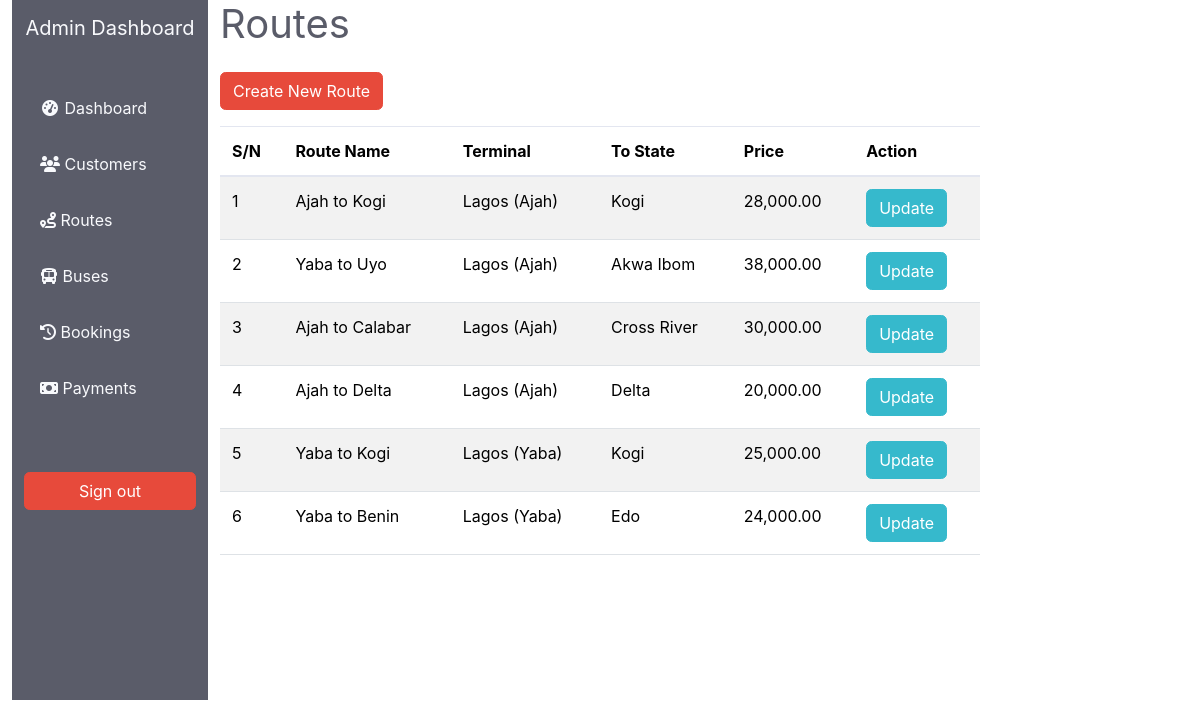
The page /dash_route.php (signed in) on the database its author committed.
### tables this page shows
CREATE TABLE `route` (
  `route_id` int(11) NOT NULL,
  `route_name` varchar(255) NOT NULL,
  `terminal_id` int(11) NOT NULL,
  `to_state_id` int(11) NOT NULL,
  `price` decimal(10,0) NOT NULL,
  `route_busid` int(11) NOT NULL
);

CREATE TABLE `terminal` (
  `terminal_id` int(11) NOT NULL,
  `terminal_name` varchar(255) NOT NULL
);

CREATE TABLE `state` (
  `state_id` int(10) UNSIGNED NOT NULL,
  `state_name` varchar(80) NOT NULL DEFAULT ''
);

### classes/Db.php (called while the page is built, shortened)
<?php
class Db
{
    private $dbname = DBNAME;
    private $dbuser = DBUSER;
    private $dbpass = DBPASS;
    private $dbhost = DBHOST;
    protected function connect(){
        $dsn = "mysql:host=$this->dbhost;dbname=$this->dbname;";
        $option = [PDO::ATTR_ERRMODE => PDO::ERRMODE_EXCEPTION];
        try{
            $this->conn = new PDO($dsn, $this->dbuser, $this->dbpass, $option);
            return $this->conn;
        }catch(PDOException $e){
            return false;
        }
    }
}
?>

### classes/Route.php (called while the page is built, shortened)
<?php
require_once "Db.php";
class Route extends Db{
    private $dbconn;
    public function __construct(){
        $this->dbconn = $this->connect();
    }
    public function get_routebus(){
        $sql = "SELECT * FROM route JOIN terminal on route.terminal_id = terminal.terminal_id JOIN state ON route.to_state_id = state.state_id";
        $stmt = $this->dbconn->prepare($sql);
        $stmt->execute();
        $result = $stmt->fetchAll(PDO::FETCH_ASSOC);
        return $result;
    }
}
?>

### dash_route.php (the view, shortened to what this page needs)
<?php
require_once "classes/Route.php";
$b = new Route;
$bus = $b->get_routebus();
?>
<!DOCTYPE html>
<html lang="en">
<head>
    <link rel="stylesheet" type="text/css" href="bootstrap/css/bootstrap.css">
    <link rel="stylesheet" type="text/css" href="fa/css/all.css">
    <link rel="stylesheet" href="sb-admin-2.css">
    <link rel="stylesheet" href="main.css">
    <link href="DataTables/datatables.min.css" rel="stylesheet">
</head>
<body>
    <div class="container-fluid">
        <div class="row">
       <?php
       include_once "partials/admin-side-bar.php";
       ?>
            <div class="col-md-8 text-dark">
            <h1 class="text-dark">Routes</h1>
                <div class="row">
                    <div class="col-md mt-3 mb-3">
                    <button type="button" class="btn btn-danger" id="croute" data-bs-toggle="modal" data-bs-target="#exampleModal">
                    Create New Route
                    </button>
                    </div>
                </div>
                <div class="row">
                    <div class="col">
                        <table class="table table-striped display" id="myTable">
                            <thead>
                                <tr>
                                    <th>S/N</th>
                                    <th>Route Name</th>
                                    <th>Terminal</th>
                                    <th>To State</th>
                                    <th>Price</th>
                                    <th>Action</th>
                                </tr>
                            </thead>
                            <tbody>
                            <?php
                            if(count($bus) > 0){
                                $count = 1;
                                foreach($bus as $bu){
                                 ?>
                                <tr>
                                    <td><?php echo $count++ ?></td>
                                    <td><?php echo $bu['route_name']; ?></td>
                                    <td><?php echo $bu['terminal_name']; ?></td>
                                    <td><?php echo $bu['state_name']; ?></td>
                                    <td><?php echo number_format($bu['price'],2) ?></td>
                                    <td><a href="dashrouteupdate.php?id=<?php echo $bu['route_id'] ?>" class="btn btn-info">Update</a></td>
                                </tr>
                                <?php
                                }
                            }else{
                                ?>
                                <tr>
                                <td colspan='7' class='text-center'>No Route added yet</td>
                                </tr>
                               <?php } ?>
                            </tbody>
                        </table>
                    </div>
                </div>
            </div>
        </div>
    </div>
</body>
</html>

### rows shown on the page
route: route_name "Ajah to Kogi", terminal.terminal_name "Lagos (Ajah)", state.state_name "Kogi", price "28,000.00"
route: route_name "Yaba to Uyo", terminal.terminal_name "Lagos (Ajah)", state.state_name "Akwa Ibom", price "38,000.00"
route: route_name "Ajah to Calabar", terminal.terminal_name "Lagos (Ajah)", state.state_name "Cross River", price "30,000.00"
route: route_name "Ajah to Delta", terminal.terminal_name "Lagos (Ajah)", state.state_name "Delta", price "20,000.00"
route: route_name "Yaba to Kogi", terminal.terminal_name "Lagos (Yaba)", state.state_name "Kogi", price "25,000.00"
route: route_name "Yaba to Benin", terminal.terminal_name "Lagos (Yaba)", state.state_name "Edo", price "24,000.00"
